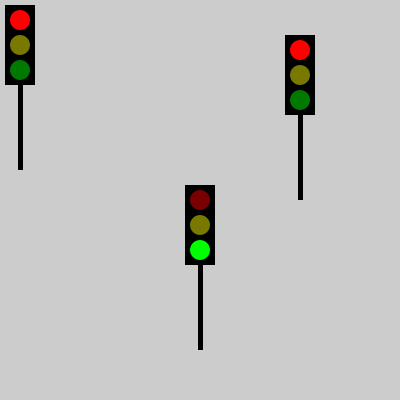
Frame 1 (no input)
Frame 60 (the mouse pressed at the canvas centre just before this capture): identical to frame 1, image omitted
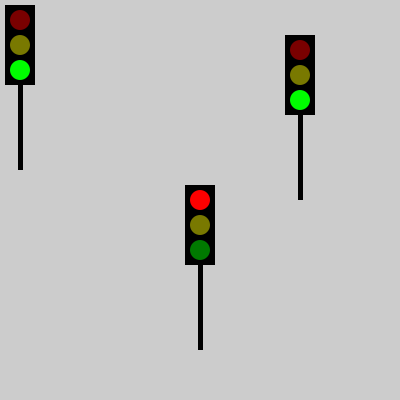
Frame 120 (the mouse held since frame 60 and released just before this capture)

The Processing sketch that drew these frames (run headless with seeded random() and noise(); from frame 60 on, the mouse is pressed at the canvas centre):

// Processing sketch: funciones02
// ── funciones02.pde
int margen =25;
boolean transito = false;
int posicionInicial = 20;

void setup() {
  size(400, 400);
  strokeWeight(2);
}
void draw() {
  noStroke(); //<>//
  // posX, posY, conLinea?
  semaforo(20, 20,  transito);
  semaforo(200,200, !transito);
  semaforo(300,50,  transito);
}

void mousePressed(){
transito = !transito;
}

void semaforo(int posX, int posY, boolean avanza) {
  
  fill(0);
  rect(posX-15, posY-15, 30, 80);
  rect(posX-2, posY+(margen*2), 5, 100);
  
  //rojo
  if (avanza == false){
    fill(255,0,0);
  } else {
    fill(255, 0, 0, 121);
  }
  ellipse(posX, posY, 20, 20);
  
  //amarillo
  fill(255, 255, 0, 121);
  ellipse(posX, posY+margen, 20, 20);
  
  //verde
  if (avanza == true){
     fill(0,255,0);
  } else {
    fill(0, 255, 0,121);
  }
  ellipse(posX, posY+(margen*2), 20, 20);
  
}
